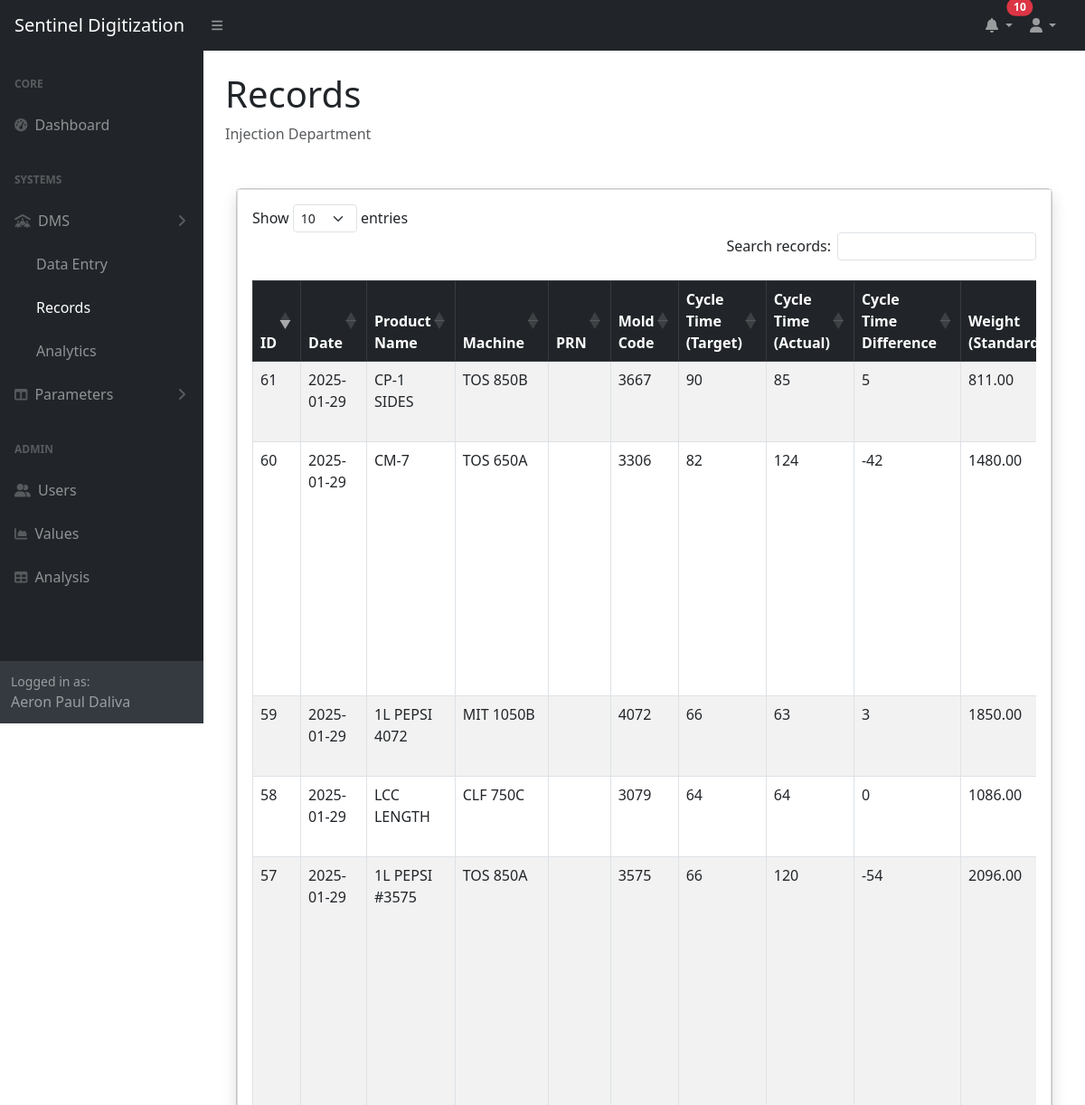
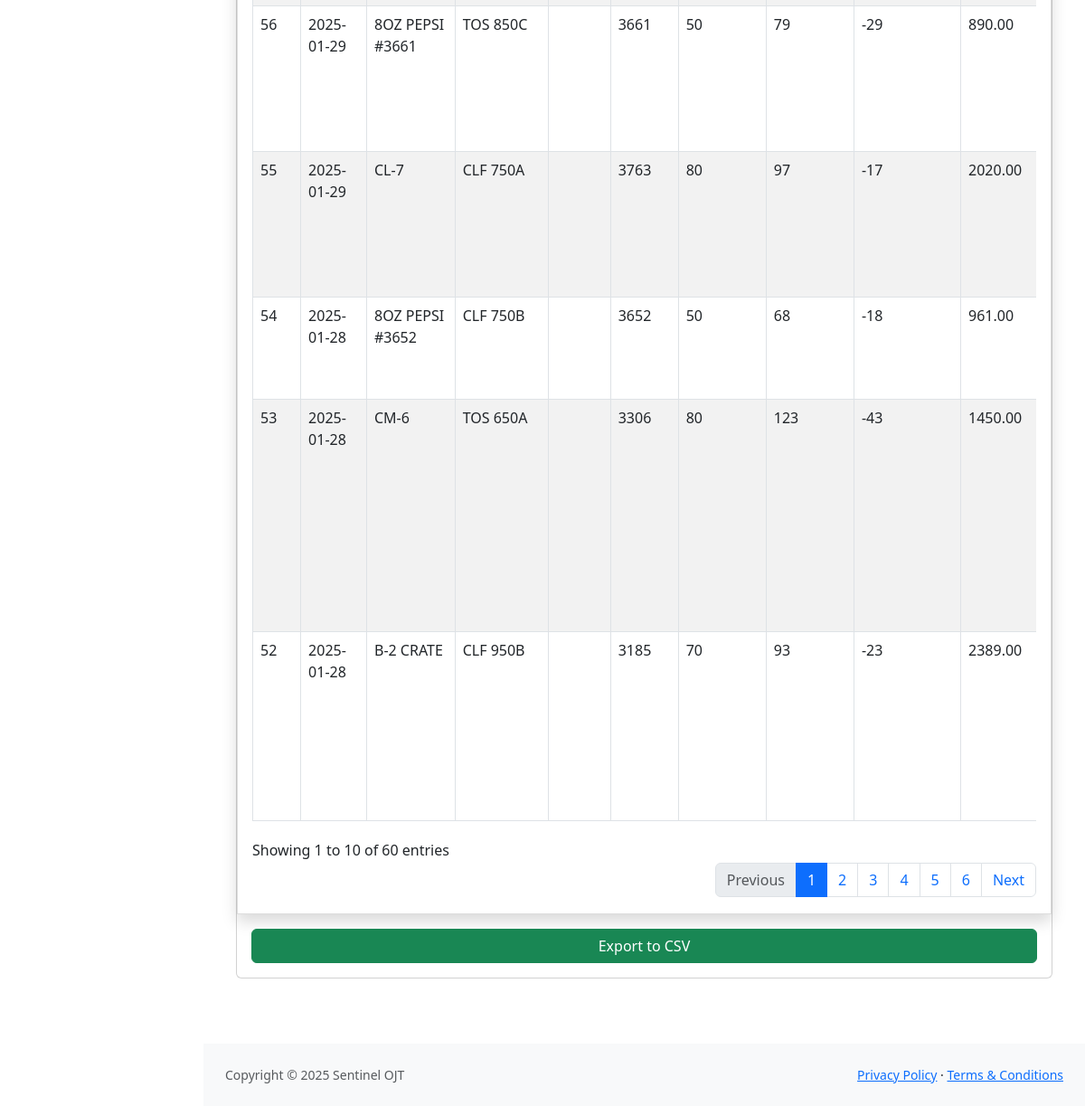
Page /dms/submission.php (signed in) on the committed database (2 pictures, top to bottom).
### tables this page shows
CREATE TABLE `submissions` (
  `id` int(11) NOT NULL,
  `date` date NOT NULL,
  `machine` varchar(255) NOT NULL,
  `prn` varchar(255) NOT NULL,
  `product_name` varchar(255) NOT NULL,
  `mold_code` int(255) NOT NULL,
  `cycle_time_target` int(11) NOT NULL,
  `cycle_time_actual` int(11) NOT NULL,
  `weight_standard` decimal(10,2) NOT NULL,
  `weight_gross` decimal(10,2) NOT NULL,
  `weight_net` decimal(10,2) NOT NULL,
  `cavity_designed` int(11) NOT NULL,
  `cavity_active` int(11) NOT NULL,
  `remarks` text DEFAULT NULL,
  `name` varchar(255) NOT NULL,
  `shift` varchar(50) NOT NULL
);

### dms/submission.php (the view, shortened to what this page needs)
<?php
$servername = "localhost";
$username = "root";
$password = "injectionadmin123";
$dbname = "dailymonitoringsheet";
$conn = new mysqli($servername, $username, $password, $dbname);
function getPendingSubmissions($conn)
{
    $pending = [];
    $sql_pending = "SELECT id, product_name, `date` FROM submissions";
    $sql_pending .= " ORDER BY `date` DESC LIMIT 10";
    $result_pending = $conn->query($sql_pending);
    if ($result_pending && $result_pending->num_rows > 0) {
        while ($row = $result_pending->fetch_assoc()) {
            $pending[] = $row;
        }
    }
    return $pending;
}
$pending_submissions = getPendingSubmissions($conn);
$pending_count = count($pending_submissions);
$sql = "SELECT id, date, product_name, machine, prn, mold_code, cycle_time_target,
        cycle_time_actual,
        (cycle_time_target - cycle_time_actual) AS cycle_time_difference,
        weight_standard, weight_gross, weight_net, cavity_designed, cavity_active,
        remarks, name, shift
        FROM submissions";
$result = $conn->query($sql);
?>
<!DOCTYPE html>
<html lang="en">
<head>
    <link href="../css/styles.css" rel="stylesheet" />
    <link href="https://cdn.jsdelivr.net/npm/bootstrap@5.3.0/dist/css/bootstrap.min.css" rel="stylesheet">
    <link rel="stylesheet" href="https://code.jquery.com/ui/1.13.0/themes/base/jquery-ui.css">
    <link rel="stylesheet" href="https://cdn.jsdelivr.net/npm/bootstrap-icons@1.11.3/font/bootstrap-icons.min.css">
    <link rel="stylesheet" href="https://cdn.datatables.net/1.13.6/css/dataTables.bootstrap5.min.css">
    <link rel="stylesheet" href="https://cdn.datatables.net/buttons/2.4.2/css/buttons.bootstrap5.min.css">
    <link rel="stylesheet" href="https://cdn.datatables.net/responsive/2.5.0/css/responsive.bootstrap5.min.css">
</head>
<body class="sb-nav-fixed">
    <nav class="sb-topnav navbar navbar-expand navbar-dark bg-dark">
        <a class="navbar-brand ps-3" href="../index.php">Sentinel Digitization</a>
        <button class="btn btn-link btn-sm order-1 order-lg-0 me-4 me-lg-0" id="sidebarToggle" href="#!">
            <i class="fas fa-bars"></i>
        </button>
        <ul class="navbar-nav ms-auto ms-md-0 me-3 me-lg-4">
            <li class="nav-item dropdown">
                <a class="nav-link dropdown-toggle position-relative" id="notifDropdown" href="#" role="button"
                    data-bs-toggle="dropdown" aria-expanded="false">
                    <i class="fas fa-bell"></i>
                    <?php if ($pending_count > 0): ?>
                        <span class="position-absolute top-0 start-100 translate-middle badge rounded-pill bg-danger">
                            <?php echo $pending_count; ?>
                        </span>
                    <?php endif; ?>
                </a>
            </li>
            <li class="nav-item dropdown">
                <a class="nav-link dropdown-toggle" id="navbarDropdown" href="#" role="button" data-bs-toggle="dropdown"
                    aria-expanded="false"><i class="fas fa-user fa-fw"></i></a>
            </li>
        </ul>
    </nav>
    <div id="layoutSidenav">
        <div id="layoutSidenav_nav">
            <nav class="sb-sidenav accordion sb-sidenav-dark" id="sidenavAccordion">
                <div class="sb-sidenav-menu">
                    <div class="nav">
                        <?php if ($_SESSION['role'] === 'Quality Control Inspection'): ?>
                            <div class="sb-sidenav-menu-heading">Core</div>
                            <a class="nav-link" href="../index.php">
                                <div class="sb-nav-link-icon"><i class="fas fa-tachometer-alt"></i></div>
                                Dashboard
                            </a>
                            <div class="sb-sidenav-menu-heading">Systems</div>
                            <a class="nav-link collapsed" href="#" data-bs-toggle="collapse" data-bs-target="#collapseDMS"
                                aria-expanded="false" aria-controls="collapseDMS">
                                <div class="sb-nav-link-icon"><i class="fas fa-people-roof"></i></div>
                                DMS
                                <div class="sb-sidenav-collapse-arrow"><i class="fas fa-angle-down"></i></div>
                            </a>
                            <div class="collapse show" id="collapseDMS" aria-labelledby="headingOne"
                                data-bs-parent="#sidenavAccordion">
                                <nav class="sb-sidenav-menu-nested nav">
                                    <a class="nav-link active" href="submission.php">Records</a>
                                </nav>
                            </div>
                            <a class="nav-link collapsed" href="#" data-bs-toggle="collapse"
                                data-bs-target="#collapseParameters" aria-expanded="false"
                                aria-controls="collapseParameters">
                                <div class="sb-nav-link-icon"><i class="fas fa-columns"></i></div>
                                Parameters
                                <div class="sb-sidenav-collapse-arrow"><i class="fas fa-angle-down"></i></div>
                            </a>
                            <div class="collapse" id="collapseParameters" aria-labelledby="headingOne"
                                data-bs-parent="#sidenavAccordion">
                                <nav class="sb-sidenav-menu-nested nav">
                                    <a class="nav-link" href="../parameters/submission.php">Records</a>
                                </nav>
                            </div>
                        <?php else: ?>
                            <div class="sb-sidenav-menu-heading">Core</div>
                            <a class="nav-link" href="../index.php">
                                <div class="sb-nav-link-icon"><i class="fas fa-tachometer-alt"></i></div>
                                Dashboard
                            </a>
                            <div class="sb-sidenav-menu-heading">Systems</div>
                            <a class="nav-link collapsed" href="#" data-bs-toggle="collapse" data-bs-target="#collapseDMS"
                                aria-expanded="false" aria-controls="collapseDMS">
                                <div class="sb-nav-link-icon"><i class="fas fa-people-roof"></i></div>
                                DMS
                                <div class="sb-sidenav-collapse-arrow"><i class="fas fa-angle-down"></i></div>
                            </a>
                            <div class="collapse show" id="collapseDMS" aria-labelledby="headingOne"
                                data-bs-parent="#sidenavAccordion">
                                <nav class="sb-sidenav-menu-nested nav">
                                    <a class="nav-link" href="index.php">Data Entry</a>
                                    <a class="nav-link active" href="submission.php">Records</a>
                                    <a class="nav-link" href="analytics.php">Analytics</a>
                                </nav>
                            </div>
                            <a class="nav-link collapsed" href="#" data-bs-toggle="collapse"
                                data-bs-target="#collapseParameters" aria-expanded="false"
                                aria-controls="collapseParameters">
                                <div class="sb-nav-link-icon"><i class="fas fa-columns"></i></div>
                                Parameters
                                <div class="sb-sidenav-collapse-arrow"><i class="fas fa-angle-down"></i></div>
                            </a>
                            <div class="sb-sidenav-menu-heading">Admin</div>
                            <a class="nav-link" href="../admin/users.php">
                                <div class="sb-nav-link-icon"><i class="fas fa-user-group"></i></div>
                                Users
                            </a>
                            <a class="nav-link" href="charts.html">
                                <div class="sb-nav-link-icon"><i class="fas fa-chart-area"></i></div>
                                Values
                            </a>
                            <a class="nav-link" href="tables.html">
                                <div class="sb-nav-link-icon"><i class="fas fa-table"></i></div>
                                Analysis
                            </a>
                        <?php endif; ?>
                    </div>
                </div>
                <div class="sb-sidenav-footer">
                    <div class="small">Logged in as:</div>
                    <?php echo $_SESSION['full_name']; ?>
                </div>
            </nav>
        </div>
        <div id="layoutSidenav_content">
            <main>
                <div class="container-fluid p-4">
                    <h1 class="">Records</h1>
                    <ol class="breadcrumb mb-4">
                        <li class="breadcrumb-item active">Injection Department</li>
                    </ol>
                    <div class="container-fluid my-5">
                        <div class="card">
                            <div class="card-body table-container bg-white">
                                <div class="table-responsive">
                                    <table id="submissionTable" class="table table-bordered table-striped pt-3">
                                        <thead class="table-dark">
                                            <tr>
                                                <th>ID</th>
                                                <th>Date</th>
                                                <th>Product Name</th>
                                                <th>Machine</th>
                                                <th>PRN</th>
                                                <th>Mold Code</th>
                                                <th>Cycle Time (Target)</th>
                                                <th>Cycle Time (Actual)</th>
                                                <th>Cycle Time Difference</th>
                                                <th>Weight (Standard)</th>
                                            </tr>
                                        </thead>
                                        <tbody>
                                            <?php
                                            if ($result->num_rows > 0) {
                                                while ($row = $result->fetch_assoc()) {
                                                    echo "<tr>";
                                                    echo "<td>" . $row["id"] . "</td>";
                                                    echo "<td>" . htmlspecialchars($row["date"]) . "</td>";
                                                    echo "<td>" . htmlspecialchars($row["product_name"]) . "</td>";
                                                    echo "<td>" . htmlspecialchars($row["machine"]) . "</td>";
                                                    echo "<td>" . htmlspecialchars($row["prn"]) . "</td>";
                                                    echo "<td>" . htmlspecialchars($row["mold_code"]) . "</td>";
                                                    echo "<td>" . htmlspecialchars($row["cycle_time_target"]) . "</td>";
                                                    echo "<td>" . htmlspecialchars($row["cycle_time_actual"]) . "</td>";
                                                    echo "<td>" . htmlspecialchars($row["cycle_time_difference"]) . "</td>";
                                                    echo "<td>" . htmlspecialchars($row["weight_standard"]) . "</td>";
                                                    echo "</tr>";
                                                }
                                            } else {
                                                echo "<tr><td colspan='17' class='text-center'>No records found</td></tr>";
                                            }
                                            ?>
                                        </tbody>
                                    </table>
                                </div>
                            </div>
                            <div class="d-grid">
                                <a href="?export_csv=1" class="btn btn-success m-3">Export to CSV</a>
                            </div>
                        </div>
                    </div>
                </div>
            </main>
            <footer class="py-4 bg-light mt-auto">
                <div class="container-fluid px-4">
                    <div class="d-flex align-items-center justify-content-between small">
                        <div class="text-muted">Copyright &copy; 2025 Sentinel OJT</div>
                        <div>
                            <a href="#">Privacy Policy</a>
                            &middot;
                            <a href="#">Terms &amp; Conditions</a>
                        </div>
                    </div>
                </div>
            </footer>
        </div>
    </div>
</body>
</html>

### dms/submission.php (style rules this page uses)
.table-container { border: 1px solid #ddd; padding: 1rem; box-shadow: 0 .5rem 1rem rgba(0, 0, 0, .15); }

### rows in the picture
submissions: id "52", date "2025-01-28", product_name "B-2 CRATE", machine "CLF 950B", mold_code "3185", cycle_time_target "70", cycle_time_actual "93", cycle_time_difference "-23", weight_standard "2389.00"
submissions: id "53", date "2025-01-28", product_name "CM-6", machine "TOS 650A", mold_code "3306", cycle_time_target "80", cycle_time_actual "123", cycle_time_difference "-43", weight_standard "1450.00"
submissions: id "54", date "2025-01-28", product_name "8OZ PEPSI #3652", machine "CLF 750B", mold_code "3652", cycle_time_target "50", cycle_time_actual "68", cycle_time_difference "-18", weight_standard "961.00"
submissions: id "55", date "2025-01-29", product_name "CL-7", machine "CLF 750A", mold_code "3763", cycle_time_target "80", cycle_time_actual "97", cycle_time_difference "-17", weight_standard "2020.00"
submissions: id "56", date "2025-01-29", product_name "8OZ PEPSI #3661", machine "TOS 850C", mold_code "3661", cycle_time_target "50", cycle_time_actual "79", cycle_time_difference "-29", weight_standard "890.00"
submissions: id "57", date "2025-01-29", product_name "1L PEPSI #3575", machine "TOS 850A", mold_code "3575", cycle_time_target "66", cycle_time_actual "120", cycle_time_difference "-54", weight_standard "2096.00"
submissions: id "58", date "2025-01-29", product_name "LCC LENGTH", machine "CLF 750C", mold_code "3079", cycle_time_target "64", cycle_time_actual "64", cycle_time_difference "0", weight_standard "1086.00"
submissions: id "59", date "2025-01-29", product_name "1L PEPSI 4072", machine "MIT 1050B", mold_code "4072", cycle_time_target "66", cycle_time_actual "63", cycle_time_difference "3", weight_standard "1850.00"
submissions: id "60", date "2025-01-29", product_name "CM-7", machine "TOS 650A", mold_code "3306", cycle_time_target "82", cycle_time_actual "124", cycle_time_difference "-42", weight_standard "1480.00"
submissions: id "61", date "2025-01-29", product_name "CP-1 SIDES", machine "TOS 850B", mold_code "3667", cycle_time_target "90", cycle_time_actual "85", cycle_time_difference "5", weight_standard "811.00"

### other values in the picture
$pending_count "10"
$_SESSION['full_name'] "Aeron Paul Daliva"
